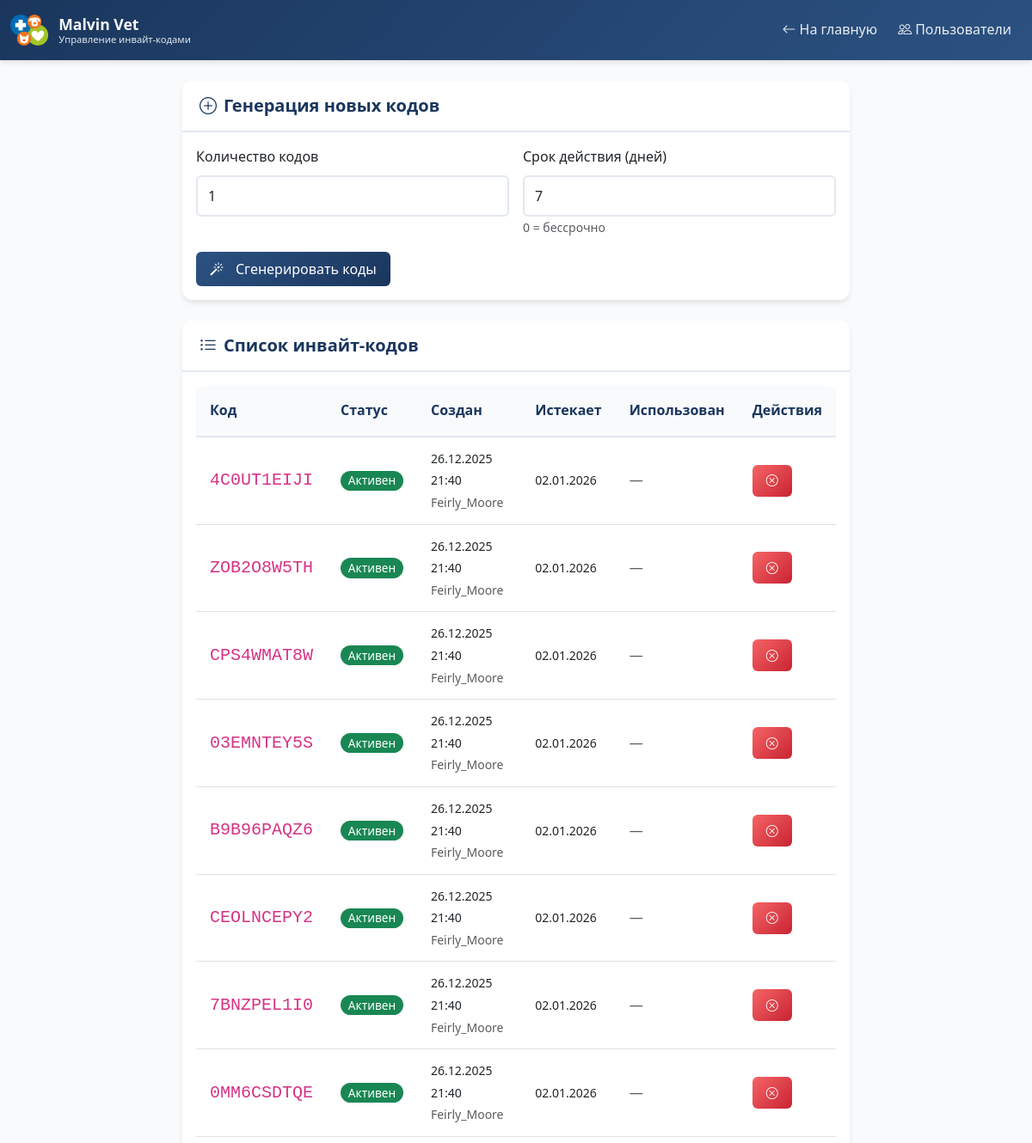
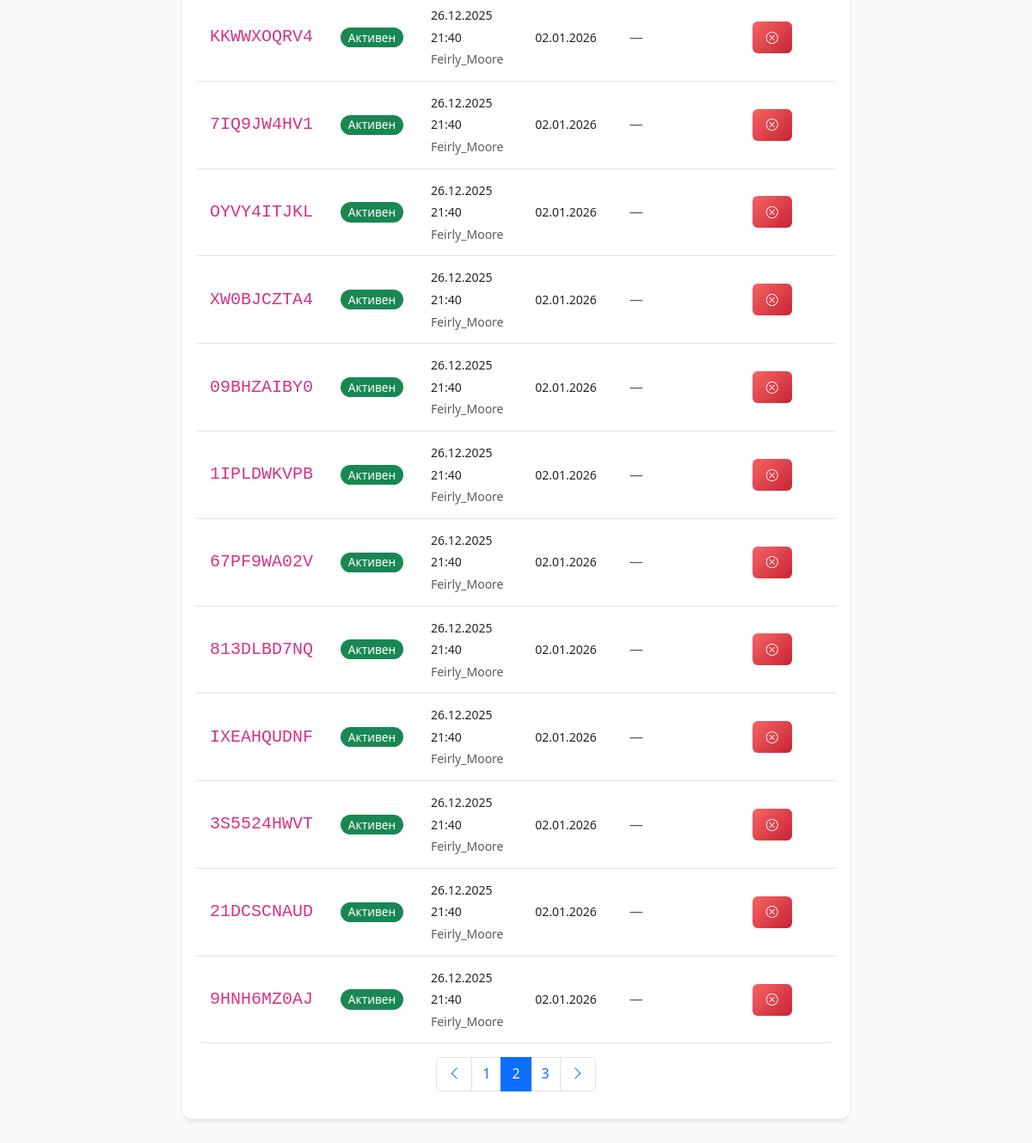
Page /admin/invite_codes?page=2 (signed in) on the committed database (2 pictures, top to bottom).
### app.py (models this page shows)
class InviteCode(db.Model):
    __tablename__ = 'invite_code'
    id = db.Column(db.Integer, primary_key=True)
    code = db.Column(db.String(20), nullable=False, unique=True)
    created_by = db.Column(db.Integer, db.ForeignKey('user.id'))
    created_at = db.Column(db.DateTime, default=datetime.utcnow)
    expires_at = db.Column(db.DateTime)
    is_used = db.Column(db.Boolean, default=False)
    used_by = db.Column(db.Integer, db.ForeignKey('user.id'), nullable=True)
    used_at = db.Column(db.DateTime)
    created_by_user = db.relationship('User', foreign_keys=[created_by])
    used_by_user = db.relationship('User', foreign_keys=[used_by])

class User(db.Model):
    __tablename__ = 'user'
    id = db.Column(db.Integer, primary_key=True)
    username = db.Column(db.String(50), nullable=False, unique=True)
    password_hash = db.Column(db.String(200), nullable=False)
    role = db.Column(db.String(20), default='user')  # super_admin, admin, doctor, user
    created_at = db.Column(db.DateTime, default=datetime.utcnow)
    last_login = db.Column(db.DateTime)
    is_active = db.Column(db.Boolean, default=True)

### app.py (the view)
@app.route('/admin/invite_codes')
@admin_required
def admin_invite_codes():
    page = request.args.get('page', 1, type=int)
    per_page = 20
    invite_codes = InviteCode.query.order_by(InviteCode.created_at.desc()).paginate(
        page=page, per_page=per_page, error_out=False
    )
    return render_template('admin_invite_codes.html',
                         invite_codes=invite_codes,
                         now=datetime.utcnow())

### app.py (called while the page is built)
def admin_required(f):
    @wraps(f)
    def decorated_function(*args, **kwargs):
        if not session.get('logged_in'):
            flash('Пожалуйста, войдите в систему', 'warning')
            return redirect(url_for('login'))
        user = User.query.filter_by(username=session.get('username')).first()
        if not user or user.role not in ['admin', 'super_admin']:
            flash('Доступ запрещен. Требуются права администратора', 'danger')
            return redirect(url_for('index'))
        return f(*args, **kwargs)
    return decorated_function

### templates/admin_invite_codes.html (shortened to what this page needs)
<!DOCTYPE html>
<html lang="ru" data-bs-theme="light">
<head>
    <link href="https://cdn.jsdelivr.net/npm/bootstrap@5.3.0/dist/css/bootstrap.min.css" rel="stylesheet">
    <link rel="stylesheet" href="https://cdn.jsdelivr.net/npm/bootstrap-icons@1.11.0/font/bootstrap-icons.css">
    <link rel="stylesheet" href="{{ url_for('static', filename='css/style.css') }}">
</head>
<body>
    <nav class="navbar navbar-expand-lg navbar-dark">
        <div class="container-fluid">
            <a class="navbar-brand navbar-brand-logo" href="{{ url_for('index') }}">
                <img src="{{ url_for('static', filename='logo.png') }}" alt="Malvin Vet Logo" onerror="this.style.display='none'">
                <div class="navbar-brand-text">
                    <span class="brand-name text-light">Malvin Vet</span>
                    <span class="brand-subtitle text-light">Управление инвайт-кодами</span>
                </div>
            </a>
            <div class="navbar-nav ms-auto">
                <a class="nav-link" href="{{ url_for('index') }}">
                    <i class="bi bi-arrow-left me-1"></i>На главную
                </a>
                <a class="nav-link" href="{{ url_for('admin_users') }}">
                    <i class="bi bi-people me-1"></i>Пользователи
                </a>
            </div>
        </div>
    </nav>
    <div class="container-fluid py-4">
        <div class="row">
            <div class="col-lg-8 mx-auto">
                <div class="card mb-4">
                    <div class="card-header">
                        <h5 class="mb-0">
                            <i class="bi bi-plus-circle me-2"></i>Генерация новых кодов
                        </h5>
                    </div>
                    <div class="card-body">
                        <form method="POST" action="{{ url_for('generate_invite') }}">
                            <div class="row g-3">
                                <div class="col-md-6">
                                    <label class="form-label">Количество кодов</label>
                                    <input type="number" class="form-control" name="quantity"
                                           value="1" min="1" max="50" required>
                                </div>
                                <div class="col-md-6">
                                    <label class="form-label">Срок действия (дней)</label>
                                    <input type="number" class="form-control" name="days_valid"
                                           value="7" min="1" max="365">
                                    <small class="text-muted">0 = бессрочно</small>
                                </div>
                                <div class="col-12">
                                    <button type="submit" class="btn btn-primary">
                                        <i class="bi bi-magic me-2"></i>Сгенерировать коды
                                    </button>
                                </div>
                            </div>
                        </form>
                    </div>
                </div>
                <div class="card">
                    <div class="card-header">
                        <h5 class="mb-0">
                            <i class="bi bi-list-ul me-2"></i>Список инвайт-кодов
                        </h5>
                    </div>
                    <div class="card-body">
                        {% if invite_codes.items %}
                        <div class="table-responsive">
                            <table class="table table-hover">
                                <thead>
                                    <tr>
                                        <th>Код</th>
                                        <th>Статус</th>
                                        <th>Создан</th>
                                        <th>Истекает</th>
                                        <th>Использован</th>
                                        <th>Действия</th>
                                    </tr>
                                </thead>
                                <tbody>
                                    {% for code in invite_codes.items %}
                                    <tr>
                                        <td>
                                            <code class="fs-5">{{ code.code }}</code>
                                        </td>
                                        <td>
                                            {% if code.is_used %}
                                            <span class="badge bg-secondary">Использован</span>
                                            {% elif code.expires_at and code.expires_at < now %}
                                            <span class="badge bg-danger">Просрочен</span>
                                            {% else %}
                                            <span class="badge bg-success">Активен</span>
                                            {% endif %}
                                        </td>
                                        <td>
                                            <small>{{ code.created_at.strftime('%d.%m.%Y %H:%M') }}</small><br>
                                            <small class="text-muted">{% if code.created_by_user %}{{ code.created_by_user.username }}{% endif %}</small>
                                        </td>
                                        <td>
                                            {% if code.expires_at %}
                                            <small>{{ code.expires_at.strftime('%d.%m.%Y') }}</small>
                                            {% else %}
                                            <span class="text-muted">Бессрочно</span>
                                            {% endif %}
                                        </td>
                                        <td>
                                            {% if code.is_used %}
                                            <small>{{ code.used_at.strftime('%d.%m.%Y %H:%M') }}</small><br>
                                            <small class="text-muted">{% if code.used_by_user %}{{ code.used_by_user.username }}{% endif %}</small>
                                            {% else %}
                                            <span class="text-muted">—</span>
                                            {% endif %}
                                        </td>
                                        <td>
                                            {% if not code.is_used %}
                                            <form method="POST" action="{{ url_for('revoke_invite', code_id=code.id) }}"
                                                  class="d-inline" onsubmit="return confirm('Отозвать этот инвайт-код?')">
                                                <button type="submit" class="btn btn-sm btn-danger">
                                                    <i class="bi bi-x-circle"></i>
                                                </button>
                                            </form>
                                            {% endif %}
                                        </td>
                                    </tr>
                                    {% endfor %}
                                </tbody>
                            </table>
                        </div>
                        {% if invite_codes.pages > 1 %}
                        <nav aria-label="Навигация по страницам">
                            <ul class="pagination justify-content-center">
                                {% if invite_codes.has_prev %}
                                <li class="page-item">
                                    <a class="page-link" href="{{ url_for('admin_invite_codes', page=invite_codes.prev_num) }}">
                                        <i class="bi bi-chevron-left"></i>
                                    </a>
                                </li>
                                {% endif %}
                                {% for page_num in invite_codes.iter_pages(left_edge=1, right_edge=1, left_current=2, right_current=2) %}
                                    {% if page_num %}
                                        <li class="page-item {% if page_num == invite_codes.page %}active{% endif %}">
                                            <a class="page-link" href="{{ url_for('admin_invite_codes', page=page_num) }}">{{ page_num }}</a>
                                        </li>
                                    {% else %}
                                        <li class="page-item disabled"><span class="page-link">...</span></li>
                                    {% endif %}
                                {% endfor %}
                                {% if invite_codes.has_next %}
                                <li class="page-item">
                                    <a class="page-link" href="{{ url_for('admin_invite_codes', page=invite_codes.next_num) }}">
                                        <i class="bi bi-chevron-right"></i>
                                    </a>
                                </li>
                                {% endif %}
                            </ul>
                        </nav>
                        {% endif %}
                        {% else %}
                        <div class="text-center py-4 text-muted">
                            <i class="bi bi-ticket display-4 mb-3"></i>
                            <p>Нет созданных инвайт-кодов</p>
                        </div>
                        {% endif %}
                    </div>
                </div>
            </div>
        </div>
    </div>
</body>
</html>

### static/css/style.css (style rules this page uses)
:root { --malvin-blue: #1a365d; --malvin-light-blue: #2c5282; --malvin-accent: #38b2ac; --malvin-accent-2 : #ff7f00; --malvin-success: #48bb78; --malvin-warning: #ed8936; --malvin-danger: #f56565; --malvin-green: #38a169; --malvin-light: #f8fafc; --malvin-card-bg: #fff; --malvin-hover: #f7fafc; --malvin-border: #e2e8f0; --malvin-text: #2d3748; --blood-color: #dc3545; --urine-color: #ffc107; --feces-color: #8B4513; --vet-union-color: #0d6efd; --dermatology-color: #99ff99; --manual-color: #8b00ff; --archive-color: #6c757d; --cytology-color: #17a2b8; --histology-color: #28a745; --shadow-sm: 0 1px 2px rgba(0, 0, 0, 0.05); --shadow: 0 4px 6px -1px rgba(0, 0, 0, 0.1); --shadow-md: 0 6px 15px rgba(0, 0, 0, 0.1); --shadow-lg: 0 10px 25px rgba(0, 0, 0, 0.1); --radius-sm: 0.375rem; --radius: 0.5rem; --radius-md: 0.75rem; --radius-lg: 1rem; --radius-xl: 1.25rem; --transition-fast: 150ms ease; --transition: 250ms ease; --transition-slow: 350ms ease; }
*, *::before, *::after { box-sizing: border-box; margin: 0; padding: 0; }
body { font-family: 'Segoe UI', system-ui, -apple-system, sans-serif; color: var(--malvin-text); background-color: var(--malvin-light); line-height: 1.6; min-height: 100vh; display: flex; flex-direction: column; }
h1, h2, h3, h4, h5, h6 { font-weight: 600; line-height: 1.3; margin-bottom: 0.5rem; }
.navbar { background: linear-gradient(135deg, var(--malvin-blue) 0%, var(--malvin-light-blue) 100%); box-shadow: var(--shadow); padding: 0.75rem 0; }
.navbar-brand-logo { display: flex; align-items: center; gap: 0.75rem; text-decoration: none; }
.navbar-brand-logo img { height: 36px; width: auto; object-fit: contain; }
.navbar-brand-text { display: flex; flex-direction: column; }
.brand-name { font-weight: 700; font-size: 1.1rem; line-height: 1.2; color: white; }
.brand-subtitle { font-size: 0.7rem; opacity: 0.9; line-height: 1.2; color: white; }
.nav-link { color: rgba(255, 255, 255, 0.9) !important; font-weight: 500; padding: 0.5rem 0.75rem !important; transition: all var(--transition-fast); border-radius: var(--radius-sm); }
.card { border: none; border-radius: var(--radius-md); box-shadow: var(--shadow); transition: transform var(--transition); background-color: var(--malvin-card-bg); margin-bottom: 1.25rem; }
.card-header { background-color: white; border-bottom: 2px solid var(--malvin-border); font-weight: 600; color: var(--malvin-blue); padding: 1rem 1.25rem; border-radius: var(--radius-md) var(--radius-md) 0 0 !important; }
.btn { border-radius: var(--radius-sm); padding: 0.5rem 1rem; font-weight: 500; transition: all var(--transition); border: none; display: inline-flex; align-items: center; justify-content: center; gap: 0.375rem; }
.btn-primary { background: linear-gradient(135deg, var(--malvin-light-blue) 0%, var(--malvin-blue) 100%); border: none; color: white; }
.btn-danger { background: linear-gradient(135deg, var(--malvin-danger) 0%, #c82333 100%); color: white; }
.table { background-color: white; border-radius: var(--radius); overflow: hidden; width: 100%; }
.table th { background-color: var(--malvin-light); border-bottom: 2px solid var(--malvin-border); font-weight: 600; color: var(--malvin-blue); padding: 1rem; }
.table td { padding: 0.75rem 1rem; vertical-align: middle; }
.badge { padding: 0.35em 0.65em; font-weight: 500; border-radius: 20px; font-size: 0.85rem; display: inline-flex; align-items: center; gap: 0.25rem; }
.form-control, .form-select { border: 2px solid var(--malvin-border); border-radius: var(--radius-sm); padding: 0.625rem 0.75rem; transition: all var(--transition); }

### rows in the picture
InviteCode: code "4C0UT1EIJI", is_used "Активен", created_at "26.12.2025 21:40", created_by_user.username "Feirly_Moore", expires_at "02.01.2026"
InviteCode: code "ZOB2O8W5TH", is_used "Активен", created_at "26.12.2025 21:40", created_by_user.username "Feirly_Moore", expires_at "02.01.2026"
InviteCode: code "CPS4WMAT8W", is_used "Активен", created_at "26.12.2025 21:40", created_by_user.username "Feirly_Moore", expires_at "02.01.2026"
InviteCode: code "03EMNTEY5S", is_used "Активен", created_at "26.12.2025 21:40", created_by_user.username "Feirly_Moore", expires_at "02.01.2026"
InviteCode: code "B9B96PAQZ6", is_used "Активен", created_at "26.12.2025 21:40", created_by_user.username "Feirly_Moore", expires_at "02.01.2026"
InviteCode: code "CEOLNCEPY2", is_used "Активен", created_at "26.12.2025 21:40", created_by_user.username "Feirly_Moore", expires_at "02.01.2026"
InviteCode: code "7BNZPEL1I0", is_used "Активен", created_at "26.12.2025 21:40", created_by_user.username "Feirly_Moore", expires_at "02.01.2026"
InviteCode: code "0MM6CSDTQE", is_used "Активен", created_at "26.12.2025 21:40", created_by_user.username "Feirly_Moore", expires_at "02.01.2026"
InviteCode: code "KKWWXOQRV4", is_used "Активен", created_at "26.12.2025 21:40", created_by_user.username "Feirly_Moore", expires_at "02.01.2026"
InviteCode: code "7IQ9JW4HV1", is_used "Активен", created_at "26.12.2025 21:40", created_by_user.username "Feirly_Moore", expires_at "02.01.2026"
InviteCode: code "OYVY4ITJKL", is_used "Активен", created_at "26.12.2025 21:40", created_by_user.username "Feirly_Moore", expires_at "02.01.2026"
InviteCode: code "XW0BJCZTA4", is_used "Активен", created_at "26.12.2025 21:40", created_by_user.username "Feirly_Moore", expires_at "02.01.2026"
InviteCode: code "09BHZAIBY0", is_used "Активен", created_at "26.12.2025 21:40", created_by_user.username "Feirly_Moore", expires_at "02.01.2026"
InviteCode: code "1IPLDWKVPB", is_used "Активен", created_at "26.12.2025 21:40", created_by_user.username "Feirly_Moore", expires_at "02.01.2026"
InviteCode: code "67PF9WA02V", is_used "Активен", created_at "26.12.2025 21:40", created_by_user.username "Feirly_Moore", expires_at "02.01.2026"
InviteCode: code "813DLBD7NQ", is_used "Активен", created_at "26.12.2025 21:40", created_by_user.username "Feirly_Moore", expires_at "02.01.2026"
InviteCode: code "IXEAHQUDNF", is_used "Активен", created_at "26.12.2025 21:40", created_by_user.username "Feirly_Moore", expires_at "02.01.2026"
InviteCode: code "3S5524HWVT", is_used "Активен", created_at "26.12.2025 21:40", created_by_user.username "Feirly_Moore", expires_at "02.01.2026"
InviteCode: code "21DCSCNAUD", is_used "Активен", created_at "26.12.2025 21:40", created_by_user.username "Feirly_Moore", expires_at "02.01.2026"
InviteCode: code "9HNH6MZ0AJ", is_used "Активен", created_at "26.12.2025 21:40", created_by_user.username "Feirly_Moore", expires_at "02.01.2026"

### other values in the picture
{{ page_num }} "1" "2" "3"
